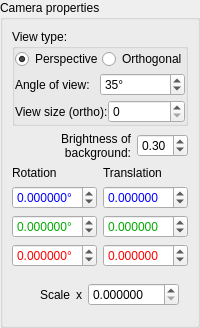
<?xml version="1.0" encoding="UTF-8"?>
<ui version="4.0">
 <class>propViewer</class>
 <widget class="QWidget" name="propViewer">
  <property name="geometry">
   <rect>
    <x>0</x>
    <y>0</y>
    <width>200</width>
    <height>328</height>
   </rect>
  </property>
  <property name="windowTitle">
   <string>Form</string>
  </property>
  <layout class="QVBoxLayout" name="verticalLayout">
   <property name="leftMargin">
    <number>0</number>
   </property>
   <property name="topMargin">
    <number>0</number>
   </property>
   <property name="rightMargin">
    <number>0</number>
   </property>
   <property name="bottomMargin">
    <number>0</number>
   </property>
   <item>
    <widget class="QGroupBox" name="groupBoxView">
     <property name="minimumSize">
      <size>
       <width>200</width>
       <height>0</height>
      </size>
     </property>
     <property name="maximumSize">
      <size>
       <width>200</width>
       <height>16777215</height>
      </size>
     </property>
     <property name="title">
      <string>Camera properties</string>
     </property>
     <layout class="QVBoxLayout" name="verticalLayout_2">
      <item>
       <widget class="QGroupBox" name="groupBox">
        <property name="title">
         <string>View type:</string>
        </property>
        <layout class="QVBoxLayout" name="verticalLayout_5">
         <property name="spacing">
          <number>4</number>
         </property>
         <property name="leftMargin">
          <number>0</number>
         </property>
         <property name="topMargin">
          <number>0</number>
         </property>
         <property name="rightMargin">
          <number>0</number>
         </property>
         <property name="bottomMargin">
          <number>0</number>
         </property>
         <item>
          <layout class="QHBoxLayout" name="horizontalLayout_7">
           <item>
            <widget class="QRadioButton" name="radioPersp">
             <property name="sizePolicy">
              <sizepolicy hsizetype="Preferred" vsizetype="Fixed">
               <horstretch>0</horstretch>
               <verstretch>0</verstretch>
              </sizepolicy>
             </property>
             <property name="text">
              <string>Perspective</string>
             </property>
             <property name="checked">
              <bool>true</bool>
             </property>
            </widget>
           </item>
           <item>
            <widget class="QRadioButton" name="radioOrtho">
             <property name="sizePolicy">
              <sizepolicy hsizetype="Preferred" vsizetype="Fixed">
               <horstretch>0</horstretch>
               <verstretch>0</verstretch>
              </sizepolicy>
             </property>
             <property name="text">
              <string>Orthogonal</string>
             </property>
            </widget>
           </item>
          </layout>
         </item>
         <item>
          <widget class="QWidget" name="widget_2" native="true">
           <layout class="QHBoxLayout" name="horizontalLayout_4">
            <property name="spacing">
             <number>0</number>
            </property>
            <property name="leftMargin">
             <number>0</number>
            </property>
            <property name="topMargin">
             <number>0</number>
            </property>
            <property name="rightMargin">
             <number>0</number>
            </property>
            <property name="bottomMargin">
             <number>0</number>
            </property>
            <item>
             <widget class="QLabel" name="label_9">
              <property name="text">
               <string>Angle of view:</string>
              </property>
             </widget>
            </item>
            <item>
             <widget class="QSpinBox" name="spinAngleOfView">
              <property name="sizePolicy">
               <sizepolicy hsizetype="Preferred" vsizetype="Fixed">
                <horstretch>0</horstretch>
                <verstretch>0</verstretch>
               </sizepolicy>
              </property>
              <property name="suffix">
               <string>°</string>
              </property>
              <property name="prefix">
               <string/>
              </property>
              <property name="minimum">
               <number>15</number>
              </property>
              <property name="maximum">
               <number>170</number>
              </property>
              <property name="value">
               <number>35</number>
              </property>
             </widget>
            </item>
           </layout>
          </widget>
         </item>
         <item>
          <widget class="QWidget" name="widget_3" native="true">
           <layout class="QHBoxLayout" name="horizontalLayout_5">
            <property name="spacing">
             <number>0</number>
            </property>
            <property name="leftMargin">
             <number>0</number>
            </property>
            <property name="topMargin">
             <number>0</number>
            </property>
            <property name="rightMargin">
             <number>0</number>
            </property>
            <property name="bottomMargin">
             <number>0</number>
            </property>
            <item>
             <widget class="QLabel" name="label_11">
              <property name="text">
               <string>View size (ortho):</string>
              </property>
             </widget>
            </item>
            <item>
             <widget class="QSpinBox" name="spinOrthoViewSize">
              <property name="sizePolicy">
               <sizepolicy hsizetype="Preferred" vsizetype="Fixed">
                <horstretch>0</horstretch>
                <verstretch>0</verstretch>
               </sizepolicy>
              </property>
             </widget>
            </item>
           </layout>
          </widget>
         </item>
        </layout>
       </widget>
      </item>
      <item>
       <layout class="QHBoxLayout" name="horizontalLayout_3">
        <item>
         <widget class="QLabel" name="label_10">
          <property name="inputMethodHints">
           <set>Qt::ImhMultiLine</set>
          </property>
          <property name="text">
           <string>Brightness of background:</string>
          </property>
          <property name="alignment">
           <set>Qt::AlignRight|Qt::AlignTrailing|Qt::AlignVCenter</set>
          </property>
          <property name="wordWrap">
           <bool>true</bool>
          </property>
         </widget>
        </item>
        <item>
         <widget class="QDoubleSpinBox" name="spinBG">
          <property name="sizePolicy">
           <sizepolicy hsizetype="Preferred" vsizetype="Fixed">
            <horstretch>0</horstretch>
            <verstretch>0</verstretch>
           </sizepolicy>
          </property>
          <property name="decimals">
           <number>2</number>
          </property>
          <property name="maximum">
           <double>1.000000000000000</double>
          </property>
          <property name="singleStep">
           <double>0.100000000000000</double>
          </property>
          <property name="value">
           <double>0.300000000000000</double>
          </property>
         </widget>
        </item>
       </layout>
      </item>
      <item>
       <widget class="QWidget" name="widget" native="true">
        <layout class="QHBoxLayout" name="horizontalLayout_2">
         <property name="leftMargin">
          <number>0</number>
         </property>
         <property name="topMargin">
          <number>0</number>
         </property>
         <property name="rightMargin">
          <number>0</number>
         </property>
         <property name="bottomMargin">
          <number>0</number>
         </property>
         <item>
          <layout class="QVBoxLayout" name="verticalLayout_4">
           <item>
            <widget class="QLabel" name="label_7">
             <property name="text">
              <string>Rotation</string>
             </property>
            </widget>
           </item>
           <item>
            <widget class="QDoubleSpinBox" name="spinViewRotX">
             <property name="sizePolicy">
              <sizepolicy hsizetype="Preferred" vsizetype="Fixed">
               <horstretch>0</horstretch>
               <verstretch>0</verstretch>
              </sizepolicy>
             </property>
             <property name="palette">
              <palette>
               <active>
                <colorrole role="Text">
                 <brush brushstyle="SolidPattern">
                  <color alpha="255">
                   <red>0</red>
                   <green>0</green>
                   <blue>255</blue>
                  </color>
                 </brush>
                </colorrole>
                <colorrole role="PlaceholderText">
                 <brush brushstyle="NoBrush">
                  <color alpha="128">
                   <red>0</red>
                   <green>0</green>
                   <blue>255</blue>
                  </color>
                 </brush>
                </colorrole>
               </active>
               <inactive>
                <colorrole role="Text">
                 <brush brushstyle="SolidPattern">
                  <color alpha="255">
                   <red>0</red>
                   <green>0</green>
                   <blue>255</blue>
                  </color>
                 </brush>
                </colorrole>
                <colorrole role="PlaceholderText">
                 <brush brushstyle="NoBrush">
                  <color alpha="128">
                   <red>0</red>
                   <green>0</green>
                   <blue>255</blue>
                  </color>
                 </brush>
                </colorrole>
               </inactive>
               <disabled>
                <colorrole role="Text">
                 <brush brushstyle="SolidPattern">
                  <color alpha="255">
                   <red>120</red>
                   <green>120</green>
                   <blue>120</blue>
                  </color>
                 </brush>
                </colorrole>
                <colorrole role="PlaceholderText">
                 <brush brushstyle="NoBrush">
                  <color alpha="128">
                   <red>0</red>
                   <green>0</green>
                   <blue>255</blue>
                  </color>
                 </brush>
                </colorrole>
               </disabled>
              </palette>
             </property>
             <property name="suffix">
              <string>°</string>
             </property>
             <property name="decimals">
              <number>6</number>
             </property>
             <property name="minimum">
              <double>-99999999.000000000000000</double>
             </property>
             <property name="maximum">
              <double>99999999.000000000000000</double>
             </property>
             <property name="singleStep">
              <double>1.000000000000000</double>
             </property>
            </widget>
           </item>
           <item>
            <widget class="QDoubleSpinBox" name="spinViewRotY">
             <property name="sizePolicy">
              <sizepolicy hsizetype="Preferred" vsizetype="Fixed">
               <horstretch>0</horstretch>
               <verstretch>0</verstretch>
              </sizepolicy>
             </property>
             <property name="palette">
              <palette>
               <active>
                <colorrole role="Text">
                 <brush brushstyle="SolidPattern">
                  <color alpha="255">
                   <red>0</red>
                   <green>170</green>
                   <blue>0</blue>
                  </color>
                 </brush>
                </colorrole>
                <colorrole role="PlaceholderText">
                 <brush brushstyle="NoBrush">
                  <color alpha="128">
                   <red>0</red>
                   <green>170</green>
                   <blue>0</blue>
                  </color>
                 </brush>
                </colorrole>
               </active>
               <inactive>
                <colorrole role="Text">
                 <brush brushstyle="SolidPattern">
                  <color alpha="255">
                   <red>0</red>
                   <green>170</green>
                   <blue>0</blue>
                  </color>
                 </brush>
                </colorrole>
                <colorrole role="PlaceholderText">
                 <brush brushstyle="NoBrush">
                  <color alpha="128">
                   <red>0</red>
                   <green>170</green>
                   <blue>0</blue>
                  </color>
                 </brush>
                </colorrole>
               </inactive>
               <disabled>
                <colorrole role="Text">
                 <brush brushstyle="SolidPattern">
                  <color alpha="255">
                   <red>120</red>
                   <green>120</green>
                   <blue>120</blue>
                  </color>
                 </brush>
                </colorrole>
                <colorrole role="PlaceholderText">
                 <brush brushstyle="NoBrush">
                  <color alpha="128">
                   <red>0</red>
                   <green>170</green>
                   <blue>0</blue>
                  </color>
                 </brush>
                </colorrole>
               </disabled>
              </palette>
             </property>
             <property name="suffix">
              <string>°</string>
             </property>
             <property name="decimals">
              <number>6</number>
             </property>
             <property name="minimum">
              <double>-99999999.000000000000000</double>
             </property>
             <property name="maximum">
              <double>99999999.000000000000000</double>
             </property>
             <property name="singleStep">
              <double>1.000000000000000</double>
             </property>
            </widget>
           </item>
           <item>
            <widget class="QDoubleSpinBox" name="spinViewRotZ">
             <property name="sizePolicy">
              <sizepolicy hsizetype="Preferred" vsizetype="Fixed">
               <horstretch>0</horstretch>
               <verstretch>0</verstretch>
              </sizepolicy>
             </property>
             <property name="palette">
              <palette>
               <active>
                <colorrole role="Text">
                 <brush brushstyle="SolidPattern">
                  <color alpha="255">
                   <red>255</red>
                   <green>0</green>
                   <blue>0</blue>
                  </color>
                 </brush>
                </colorrole>
                <colorrole role="PlaceholderText">
                 <brush brushstyle="NoBrush">
                  <color alpha="128">
                   <red>255</red>
                   <green>0</green>
                   <blue>0</blue>
                  </color>
                 </brush>
                </colorrole>
               </active>
               <inactive>
                <colorrole role="Text">
                 <brush brushstyle="SolidPattern">
                  <color alpha="255">
                   <red>255</red>
                   <green>0</green>
                   <blue>0</blue>
                  </color>
                 </brush>
                </colorrole>
                <colorrole role="PlaceholderText">
                 <brush brushstyle="NoBrush">
                  <color alpha="128">
                   <red>255</red>
                   <green>0</green>
                   <blue>0</blue>
                  </color>
                 </brush>
                </colorrole>
               </inactive>
               <disabled>
                <colorrole role="Text">
                 <brush brushstyle="SolidPattern">
                  <color alpha="255">
                   <red>120</red>
                   <green>120</green>
                   <blue>120</blue>
                  </color>
                 </brush>
                </colorrole>
                <colorrole role="PlaceholderText">
                 <brush brushstyle="NoBrush">
                  <color alpha="128">
                   <red>255</red>
                   <green>0</green>
                   <blue>0</blue>
                  </color>
                 </brush>
                </colorrole>
               </disabled>
              </palette>
             </property>
             <property name="suffix">
              <string>°</string>
             </property>
             <property name="decimals">
              <number>6</number>
             </property>
             <property name="minimum">
              <double>-99999999.000000000000000</double>
             </property>
             <property name="maximum">
              <double>99999999.000000000000000</double>
             </property>
             <property name="singleStep">
              <double>1.000000000000000</double>
             </property>
            </widget>
           </item>
          </layout>
         </item>
         <item>
          <spacer name="horizontalSpacer_2">
           <property name="orientation">
            <enum>Qt::Horizontal</enum>
           </property>
           <property name="sizeHint" stdset="0">
            <size>
             <width>40</width>
             <height>20</height>
            </size>
           </property>
          </spacer>
         </item>
         <item>
          <layout class="QVBoxLayout" name="verticalLayout_3">
           <item>
            <widget class="QLabel" name="label_6">
             <property name="text">
              <string>Translation</string>
             </property>
            </widget>
           </item>
           <item>
            <widget class="QDoubleSpinBox" name="spinViewTransX">
             <property name="sizePolicy">
              <sizepolicy hsizetype="Preferred" vsizetype="Fixed">
               <horstretch>0</horstretch>
               <verstretch>0</verstretch>
              </sizepolicy>
             </property>
             <property name="palette">
              <palette>
               <active>
                <colorrole role="Text">
                 <brush brushstyle="SolidPattern">
                  <color alpha="255">
                   <red>0</red>
                   <green>0</green>
                   <blue>255</blue>
                  </color>
                 </brush>
                </colorrole>
                <colorrole role="PlaceholderText">
                 <brush brushstyle="NoBrush">
                  <color alpha="128">
                   <red>0</red>
                   <green>0</green>
                   <blue>255</blue>
                  </color>
                 </brush>
                </colorrole>
               </active>
               <inactive>
                <colorrole role="Text">
                 <brush brushstyle="SolidPattern">
                  <color alpha="255">
                   <red>0</red>
                   <green>0</green>
                   <blue>255</blue>
                  </color>
                 </brush>
                </colorrole>
                <colorrole role="PlaceholderText">
                 <brush brushstyle="NoBrush">
                  <color alpha="128">
                   <red>0</red>
                   <green>0</green>
                   <blue>255</blue>
                  </color>
                 </brush>
                </colorrole>
               </inactive>
               <disabled>
                <colorrole role="Text">
                 <brush brushstyle="SolidPattern">
                  <color alpha="255">
                   <red>120</red>
                   <green>120</green>
                   <blue>120</blue>
                  </color>
                 </brush>
                </colorrole>
                <colorrole role="PlaceholderText">
                 <brush brushstyle="NoBrush">
                  <color alpha="128">
                   <red>0</red>
                   <green>0</green>
                   <blue>255</blue>
                  </color>
                 </brush>
                </colorrole>
               </disabled>
              </palette>
             </property>
             <property name="decimals">
              <number>6</number>
             </property>
             <property name="minimum">
              <double>-999999999.000000000000000</double>
             </property>
             <property name="maximum">
              <double>999999999.000000000000000</double>
             </property>
             <property name="singleStep">
              <double>0.100000000000000</double>
             </property>
            </widget>
           </item>
           <item>
            <widget class="QDoubleSpinBox" name="spinViewTransY">
             <property name="sizePolicy">
              <sizepolicy hsizetype="Preferred" vsizetype="Fixed">
               <horstretch>0</horstretch>
               <verstretch>0</verstretch>
              </sizepolicy>
             </property>
             <property name="palette">
              <palette>
               <active>
                <colorrole role="Text">
                 <brush brushstyle="SolidPattern">
                  <color alpha="255">
                   <red>0</red>
                   <green>170</green>
                   <blue>0</blue>
                  </color>
                 </brush>
                </colorrole>
                <colorrole role="PlaceholderText">
                 <brush brushstyle="NoBrush">
                  <color alpha="128">
                   <red>0</red>
                   <green>170</green>
                   <blue>0</blue>
                  </color>
                 </brush>
                </colorrole>
               </active>
               <inactive>
                <colorrole role="Text">
                 <brush brushstyle="SolidPattern">
                  <color alpha="255">
                   <red>0</red>
                   <green>170</green>
                   <blue>0</blue>
                  </color>
                 </brush>
                </colorrole>
                <colorrole role="PlaceholderText">
                 <brush brushstyle="NoBrush">
                  <color alpha="128">
                   <red>0</red>
                   <green>170</green>
                   <blue>0</blue>
                  </color>
                 </brush>
                </colorrole>
               </inactive>
               <disabled>
                <colorrole role="Text">
                 <brush brushstyle="SolidPattern">
                  <color alpha="255">
                   <red>120</red>
                   <green>120</green>
                   <blue>120</blue>
                  </color>
                 </brush>
                </colorrole>
                <colorrole role="PlaceholderText">
                 <brush brushstyle="NoBrush">
                  <color alpha="128">
                   <red>0</red>
                   <green>170</green>
                   <blue>0</blue>
                  </color>
                 </brush>
                </colorrole>
               </disabled>
              </palette>
             </property>
             <property name="decimals">
              <number>6</number>
             </property>
             <property name="minimum">
              <double>-999999999.000000000000000</double>
             </property>
             <property name="maximum">
              <double>999999999.000000000000000</double>
             </property>
             <property name="singleStep">
              <double>0.100000000000000</double>
             </property>
            </widget>
           </item>
           <item>
            <widget class="QDoubleSpinBox" name="spinViewTransZ">
             <property name="sizePolicy">
              <sizepolicy hsizetype="Preferred" vsizetype="Fixed">
               <horstretch>0</horstretch>
               <verstretch>0</verstretch>
              </sizepolicy>
             </property>
             <property name="palette">
              <palette>
               <active>
                <colorrole role="Text">
                 <brush brushstyle="SolidPattern">
                  <color alpha="255">
                   <red>255</red>
                   <green>0</green>
                   <blue>0</blue>
                  </color>
                 </brush>
                </colorrole>
                <colorrole role="PlaceholderText">
                 <brush brushstyle="NoBrush">
                  <color alpha="128">
                   <red>255</red>
                   <green>0</green>
                   <blue>0</blue>
                  </color>
                 </brush>
                </colorrole>
               </active>
               <inactive>
                <colorrole role="Text">
                 <brush brushstyle="SolidPattern">
                  <color alpha="255">
                   <red>255</red>
                   <green>0</green>
                   <blue>0</blue>
                  </color>
                 </brush>
                </colorrole>
                <colorrole role="PlaceholderText">
                 <brush brushstyle="NoBrush">
                  <color alpha="128">
                   <red>255</red>
                   <green>0</green>
                   <blue>0</blue>
                  </color>
                 </brush>
                </colorrole>
               </inactive>
               <disabled>
                <colorrole role="Text">
                 <brush brushstyle="SolidPattern">
                  <color alpha="255">
                   <red>120</red>
                   <green>120</green>
                   <blue>120</blue>
                  </color>
                 </brush>
                </colorrole>
                <colorrole role="PlaceholderText">
                 <brush brushstyle="NoBrush">
                  <color alpha="128">
                   <red>255</red>
                   <green>0</green>
                   <blue>0</blue>
                  </color>
                 </brush>
                </colorrole>
               </disabled>
              </palette>
             </property>
             <property name="decimals">
              <number>6</number>
             </property>
             <property name="minimum">
              <double>-999999999.000000000000000</double>
             </property>
             <property name="maximum">
              <double>999999999.000000000000000</double>
             </property>
             <property name="singleStep">
              <double>0.100000000000000</double>
             </property>
            </widget>
           </item>
          </layout>
         </item>
        </layout>
       </widget>
      </item>
      <item>
       <widget class="QWidget" name="horizontalWidget" native="true">
        <layout class="QHBoxLayout" name="horizontalLayout">
         <item>
          <spacer name="horizontalSpacer">
           <property name="orientation">
            <enum>Qt::Horizontal</enum>
           </property>
           <property name="sizeHint" stdset="0">
            <size>
             <width>40</width>
             <height>20</height>
            </size>
           </property>
          </spacer>
         </item>
         <item>
          <widget class="QLabel" name="label_5">
           <property name="text">
            <string>Scale</string>
           </property>
          </widget>
         </item>
         <item>
          <widget class="QLabel" name="label_8">
           <property name="text">
            <string>x</string>
           </property>
          </widget>
         </item>
         <item>
          <widget class="QDoubleSpinBox" name="spinViewScale">
           <property name="sizePolicy">
            <sizepolicy hsizetype="Preferred" vsizetype="Fixed">
             <horstretch>0</horstretch>
             <verstretch>0</verstretch>
            </sizepolicy>
           </property>
           <property name="decimals">
            <number>6</number>
           </property>
           <property name="maximum">
            <double>360.000000000000000</double>
           </property>
           <property name="singleStep">
            <double>0.100000000000000</double>
           </property>
          </widget>
         </item>
        </layout>
       </widget>
      </item>
     </layout>
    </widget>
   </item>
  </layout>
 </widget>
 <resources/>
 <connections>
  <connection>
   <sender>spinViewRotX</sender>
   <signal>valueChanged(double)</signal>
   <receiver>propViewer</receiver>
   <slot>changedRotX(double)</slot>
   <hints>
    <hint type="sourcelabel">
     <x>52</x>
     <y>70</y>
    </hint>
    <hint type="destinationlabel">
     <x>95</x>
     <y>149</y>
    </hint>
   </hints>
  </connection>
  <connection>
   <sender>spinViewRotY</sender>
   <signal>valueChanged(double)</signal>
   <receiver>propViewer</receiver>
   <slot>changedRotY(double)</slot>
   <hints>
    <hint type="sourcelabel">
     <x>52</x>
     <y>95</y>
    </hint>
    <hint type="destinationlabel">
     <x>95</x>
     <y>149</y>
    </hint>
   </hints>
  </connection>
  <connection>
   <sender>spinViewRotZ</sender>
   <signal>valueChanged(double)</signal>
   <receiver>propViewer</receiver>
   <slot>changedRotZ(double)</slot>
   <hints>
    <hint type="sourcelabel">
     <x>53</x>
     <y>120</y>
    </hint>
    <hint type="destinationlabel">
     <x>95</x>
     <y>149</y>
    </hint>
   </hints>
  </connection>
  <connection>
   <sender>spinViewTransX</sender>
   <signal>valueChanged(double)</signal>
   <receiver>propViewer</receiver>
   <slot>changedTraXYZ(double)</slot>
   <hints>
    <hint type="sourcelabel">
     <x>141</x>
     <y>71</y>
    </hint>
    <hint type="destinationlabel">
     <x>95</x>
     <y>149</y>
    </hint>
   </hints>
  </connection>
  <connection>
   <sender>spinViewTransY</sender>
   <signal>valueChanged(double)</signal>
   <receiver>propViewer</receiver>
   <slot>changedTraXYZ(double)</slot>
   <hints>
    <hint type="sourcelabel">
     <x>141</x>
     <y>96</y>
    </hint>
    <hint type="destinationlabel">
     <x>95</x>
     <y>149</y>
    </hint>
   </hints>
  </connection>
  <connection>
   <sender>spinViewTransZ</sender>
   <signal>valueChanged(double)</signal>
   <receiver>propViewer</receiver>
   <slot>changedTraXYZ(double)</slot>
   <hints>
    <hint type="sourcelabel">
     <x>141</x>
     <y>120</y>
    </hint>
    <hint type="destinationlabel">
     <x>95</x>
     <y>149</y>
    </hint>
   </hints>
  </connection>
  <connection>
   <sender>spinAngleOfView</sender>
   <signal>valueChanged(int)</signal>
   <receiver>propViewer</receiver>
   <slot>changedAngle(int)</slot>
   <hints>
    <hint type="sourcelabel">
     <x>138</x>
     <y>232</y>
    </hint>
    <hint type="destinationlabel">
     <x>95</x>
     <y>149</y>
    </hint>
   </hints>
  </connection>
  <connection>
   <sender>spinBG</sender>
   <signal>valueChanged(double)</signal>
   <receiver>propViewer</receiver>
   <slot>changedBGcolor(double)</slot>
   <hints>
    <hint type="sourcelabel">
     <x>130</x>
     <y>202</y>
    </hint>
    <hint type="destinationlabel">
     <x>95</x>
     <y>149</y>
    </hint>
   </hints>
  </connection>
  <connection>
   <sender>spinViewRotX</sender>
   <signal>editingFinished()</signal>
   <receiver>propViewer</receiver>
   <slot>rotXeditingFinished()</slot>
   <hints>
    <hint type="sourcelabel">
     <x>50</x>
     <y>53</y>
    </hint>
    <hint type="destinationlabel">
     <x>99</x>
     <y>117</y>
    </hint>
   </hints>
  </connection>
  <connection>
   <sender>radioPersp</sender>
   <signal>toggled(bool)</signal>
   <receiver>propViewer</receiver>
   <slot>radioPropToggled(bool)</slot>
   <hints>
    <hint type="sourcelabel">
     <x>54</x>
     <y>46</y>
    </hint>
    <hint type="destinationlabel">
     <x>99</x>
     <y>163</y>
    </hint>
   </hints>
  </connection>
 </connections>
 <slots>
  <slot>changedRotX(double)</slot>
  <slot>changedRotY(double)</slot>
  <slot>changedRotZ(double)</slot>
  <slot>changedTraXYZ(double)</slot>
  <slot>changedScale(double)</slot>
  <slot>changedBGcolor(double)</slot>
  <slot>changedAngle(int)</slot>
  <slot>rotXeditingFinished()</slot>
  <slot>changedOrthoViewSize(double)</slot>
  <slot>radioPropToggled(bool)</slot>
 </slots>
</ui>
